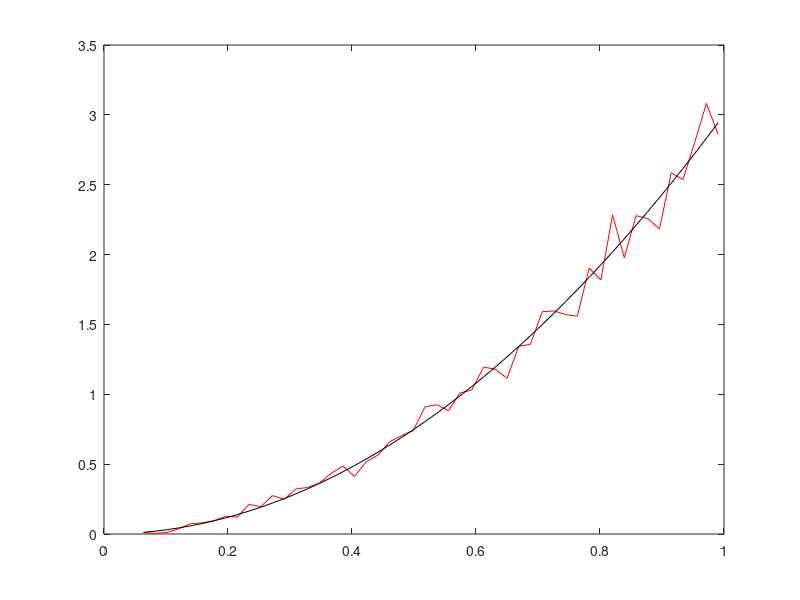

Write MATLAB code to recreate this figure.
% Erik Schluter
% 7/15/2015
% Rejection sampling method using h(x) = 2x

function rejectionSamplingH(numSamps)

    if (nargin < 1)
        numSamps = 10000;
    end
    
    samps       = zeros(1, numSamps);
    time        = zeros(1, numSamps);
    iterations  = zeros(1, numSamps);
    
    for i = 1:numSamps
        tic
        its = 0;
        while (true)
            its = its + 1;
            X = sqrt(rand);
            if (rand <= X)
                break;
            end
        end
        samps(i)        = X;
        time(i)         = toc;
        iterations(i)   = its;
    end
    
    timeMean  = sum(time)/numSamps;
    timeVar   = sum((time - timeMean).^2)/(numSamps - 1);
    
    itsMean  = sum(iterations)/numSamps;
    itsVar   = sum((iterations - itsMean).^2)/(numSamps - 1);
    
    disp(['Elapsed time mean = ' num2str(timeMean)])
    disp(['Elapsed time variance = ' num2str(timeVar)])
    
    disp(['Iterations mean = ' num2str(itsMean)])
    disp(['Iterations variance = ' num2str(itsVar)])
    
    [N,x] = hist(samps,50);
    dx = x(2) - x(1);
    plot(x,N/(numSamps*dx), 'r');
    hold on;
    plot(x,3*x.^2, 'k');
    hold off;
    
return